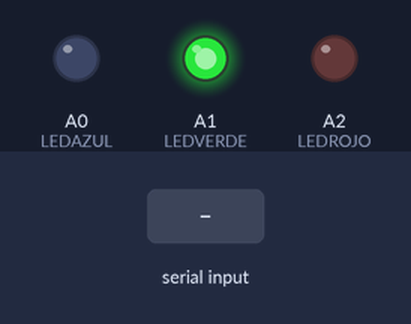
This sketch was run on a simulated Arduino Uno, built with avr-gcc and run on an emulated ATmega328P. Parts: output pins drawn as LEDs (lit = HIGH). The inputs (shaded band) are chosen by the test bench.

Above: at 1.2 s.
1.3 s: "1" received over the second serial link
At 2.2 s:
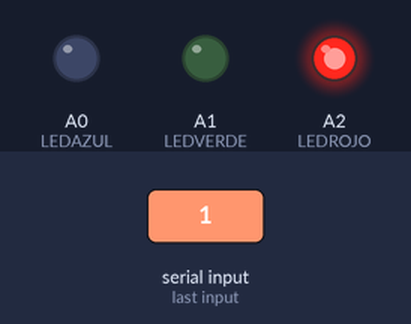
2.8 s: "0" received over the second serial link
At 3.3 s:
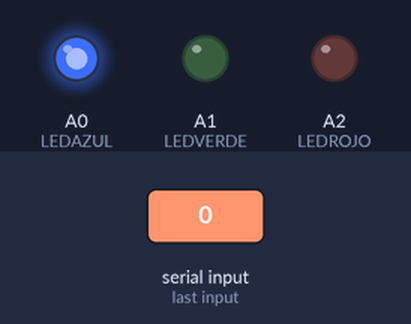
4.3 s: "2" received over the second serial link
At 5.7 s:
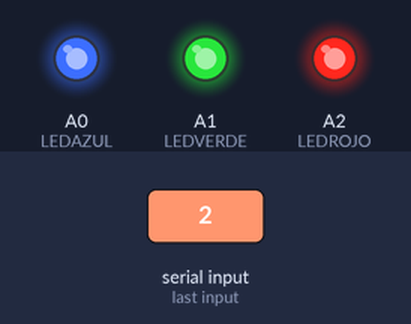
Timing chart, 0 to 7.3 s (numbered marks = the images above; inputs shaded):
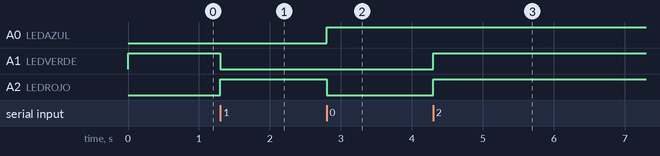

Measured:
- after the input at 1.3 s, A1 (LEDVERDE): HIGH → LOW at once; A2 (LEDROJO): LOW → HIGH at once
- after the input at 2.8 s, A0 (LEDAZUL): LOW → HIGH at once; A2 (LEDROJO): HIGH → LOW at once
- after the input at 4.3 s, A1 (LEDVERDE), A2 (LEDROJO): LOW → HIGH at once

The sketch:

Esclavo.ino
```cpp
#include <SoftwareSerial.h>

SoftwareSerial miBT(0,1);
int8_t DATO;
int LEDROJO = A2;
int LEDVERDE = A1;
int LEDAZUL = A0;

void setup(){

  pinMode(LEDROJO, OUTPUT);
  pinMode(LEDVERDE, OUTPUT);
  pinMode(LEDAZUL, OUTPUT);

  analogWrite(LEDROJO, 0);
  analogWrite(LEDVERDE, 255);
  analogWrite(LEDAZUL, 0);


  miBT.begin(9600);
}

void configuracion(){
  if(miBT.available())
    Serial.write(miBT.read());

  if(Serial.available())
    miBT.write(Serial.read());

}
int a = 0;
void loop(){
  if(miBT.available()){
    DATO = miBT.read();
    if(a%3 == 0)
    {
      analogWrite(LEDROJO, 255);
      analogWrite(LEDVERDE, 0);
      analogWrite(LEDAZUL, 0);
    }
    else if (a%3 == 1){
      analogWrite(LEDROJO, 0);
      analogWrite(LEDVERDE, 0);
      analogWrite(LEDAZUL, 255);
    }
    else{
      analogWrite(LEDROJO, 255);
      analogWrite(LEDVERDE, 255);
      analogWrite(LEDAZUL, 255);

    }
    a++;
  }
}


void led(){

}
```
